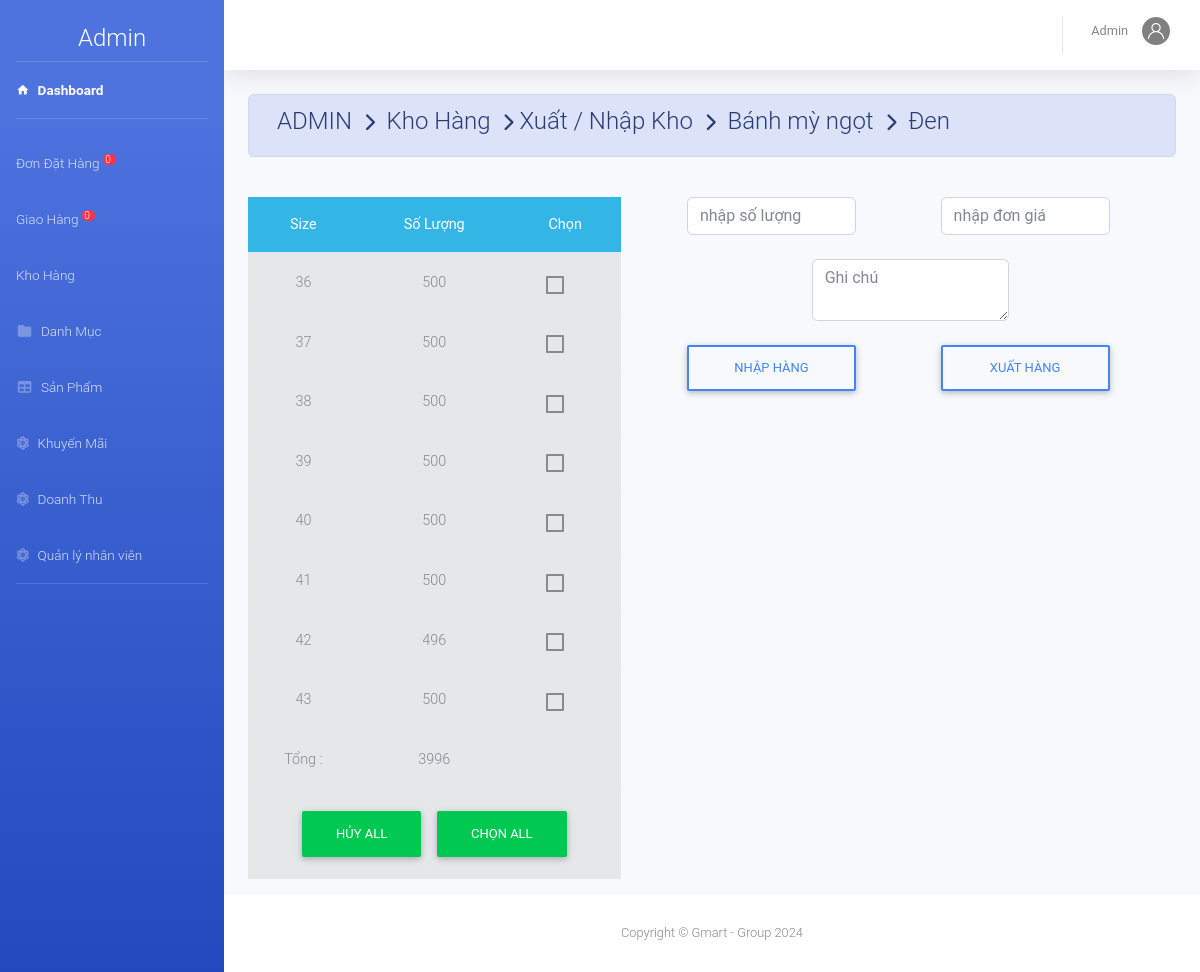
The app's page /admin/index.php?action=kho&view=apply&masp=54&t=Bánh mỳ ngọt&h=banh.png&mau=Đen (signed in) with its own data.
### tables this page shows
CREATE TABLE `chitietsanpham` (
  `MaSP` int NOT NULL,
  `MaSize` int NOT NULL,
  `MaMau` varchar(50) NOT NULL,
  `SoLuong` int NOT NULL
);

### admin/kho/phieunhap.php (the view, shortened to what this page needs)
<?php
	if(isset($_GET['mau'])){
		$mau=$_GET['mau'];
		$t=$_GET['t'];
		$masp=$_GET['masp'];
		$sql="SELECT *FROM chitietsanpham where MaSP=".$masp." and MaMau='".$mau."'";
		$rs=mysqli_query($conn,$sql);$tsl=0;
		?>
<div class="container-fluid">
    <form action="kho/xuly.php" method="get" accept-charset="utf-8">
        <div class=" alert alert-primary">
            <h4 class="page-title">
                 ADMIN &#160;<i class="fas fa-chevron-right" style="font-size: 18px"></i>&#160; Kho Hàng &#160;<i
                    class="fas fa-chevron-right" style="font-size: 18px"></i>&#160;Xuất / Nhập Kho &#160;<i
                    class="fas fa-chevron-right" style="font-size: 18px"></i>&#160; <?php echo $t ?> &#160;<i
                    class="fas fa-chevron-right" style="font-size: 18px"></i>&#160; <?php echo $mau ?>
            </h4>
        </div><br>
        <div class="row">
            <div class="col-md-5">
                <table class="table table-active table-hover text-center">
                    <thead class="badge-info">
                        <tr>
                            <th>Size</th>
                            <th>Số Lượng</th>
                            <th>Chọn</th>
                        </tr>
                    </thead>
                    <tbody>
                        <?php while ($row=mysqli_fetch_array($rs)) { $tsl+=$row['SoLuong'];?>
                        <tr>
                            <td><?php echo $row['MaSize'] ?></td>
                            <td><?php echo $row['SoLuong'] ?></td>
                            <td class="form-check"><input class="form-check-input" value="<?php echo $row['MaSize'] ?>"
                                <label class="form-check-label" for="<?php echo $row['MaSize'] ?>">&#160;</label>
                            </td>
                        </tr>
                        <?php } ?>
                        <tr>
                            <td>Tổng :</td>
                            <td><?php echo $tsl ?></td>
                        </tr>
                        <tr>
                            <td colspan="3">
                                <input class="btn btn-success" type="button" id="btn2" value="Hủy ALL">
                                <input class="btn btn-success" type="button" id="btn1" value="Chọn ALL">
                            </td>
                        </tr>
                    </tbody>
                </table>
            </div>
            <div class="col-md-7">
                <div class=" col-12 row">
                    <input onkeypress=" return isNumberKey(event)" class="form-control col-4 m-auto" type="text"
                        name="so" placeholder="nhập số lượng" required autofocus>
                    <input onkeypress=" return isNumberKey(event)" class="form-control col-4 m-auto" type="text"
                        name="dg" placeholder="nhập đơn giá" required>
                </div><br>
                <div class=" col-5 row m-auto">
                    <textarea class=" form-control " name="note" rows="2" placeholder="Ghi chú"></textarea>
                </div>
                <br>
                <div class=" col-12 row">
                    <button class=" m-auto col-4 btn btn-outline-primary" name="action" value="cong" type="submit">Nhập
                        Hàng</button>
                    <button class=" m-auto col-4 btn btn-outline-primary" name="action" value="tru" type="submit">Xuất
                        Hàng</button>
                </div>
            </div>
        </div>
    </form>
</div>
<?php
	}
?>

### records on screen
chitietsanpham: MaSize "36", SoLuong "500"
chitietsanpham: MaSize "37", SoLuong "500"
chitietsanpham: MaSize "38", SoLuong "500"
chitietsanpham: MaSize "39", SoLuong "500"
chitietsanpham: MaSize "40", SoLuong "500"
chitietsanpham: MaSize "41", SoLuong "500"
chitietsanpham: MaSize "42", SoLuong "496"
chitietsanpham: MaSize "43", SoLuong "500"

### other values on screen
$dem "0"
$nv['TenNV'] "Admin"
$t "Bánh mỳ ngọt"
$mau "Đen"
$tsl "3996"
